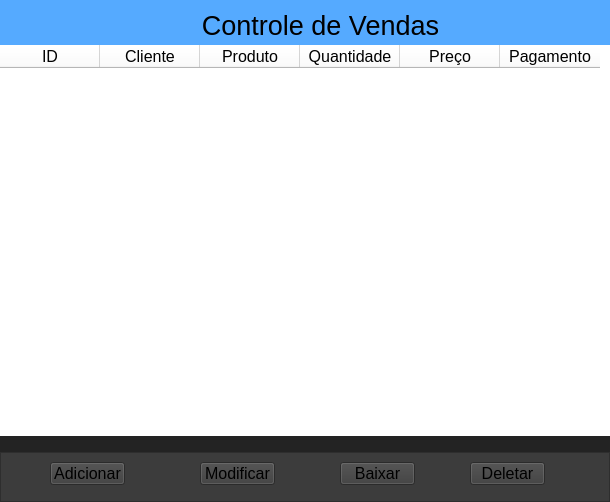
<?xml version="1.0" encoding="UTF-8"?>
<ui version="4.0">
 <class>MainWindow</class>
 <widget class="QMainWindow" name="MainWindow">
  <property name="geometry">
   <rect>
    <x>0</x>
    <y>0</y>
    <width>610</width>
    <height>502</height>
   </rect>
  </property>
  <property name="maximumSize">
   <size>
    <width>610</width>
    <height>550</height>
   </size>
  </property>
  <property name="windowTitle">
   <string>MainWindow</string>
  </property>
  <widget class="QWidget" name="centralwidget">
   <layout class="QVBoxLayout" name="verticalLayout">
    <property name="spacing">
     <number>0</number>
    </property>
    <property name="leftMargin">
     <number>0</number>
    </property>
    <property name="topMargin">
     <number>0</number>
    </property>
    <property name="rightMargin">
     <number>0</number>
    </property>
    <property name="bottomMargin">
     <number>0</number>
    </property>
    <item>
     <widget class="QFrame" name="frame">
      <property name="maximumSize">
       <size>
        <width>16777215</width>
        <height>45</height>
       </size>
      </property>
      <property name="styleSheet">
       <string notr="true">background-color: rgb(85, 170, 255);</string>
      </property>
      <property name="frameShape">
       <enum>QFrame::NoFrame</enum>
      </property>
      <property name="frameShadow">
       <enum>QFrame::Raised</enum>
      </property>
      <widget class="QLabel" name="label">
       <property name="geometry">
        <rect>
         <x>200</x>
         <y>0</y>
         <width>241</width>
         <height>51</height>
        </rect>
       </property>
       <property name="font">
        <font>
         <pointsize>20</pointsize>
        </font>
       </property>
       <property name="styleSheet">
        <string notr="true">color: rgb(0, 0, 0);
background-color: rgb(85, 170, 255);</string>
       </property>
       <property name="text">
        <string>Controle de Vendas</string>
       </property>
       <property name="alignment">
        <set>Qt::AlignCenter</set>
       </property>
      </widget>
     </widget>
    </item>
    <item>
     <widget class="QFrame" name="frame_2">
      <property name="styleSheet">
       <string notr="true">background-color: rgb(15, 15, 15);</string>
      </property>
      <property name="frameShape">
       <enum>QFrame::NoFrame</enum>
      </property>
      <property name="frameShadow">
       <enum>QFrame::Raised</enum>
      </property>
      <layout class="QVBoxLayout" name="verticalLayout_2">
       <property name="spacing">
        <number>0</number>
       </property>
       <property name="leftMargin">
        <number>0</number>
       </property>
       <property name="topMargin">
        <number>0</number>
       </property>
       <property name="rightMargin">
        <number>0</number>
       </property>
       <property name="bottomMargin">
        <number>0</number>
       </property>
       <item>
        <widget class="QFrame" name="frame_3">
         <property name="styleSheet">
          <string notr="true">background-color: rgb(35, 35, 35);</string>
         </property>
         <property name="frameShape">
          <enum>QFrame::NoFrame</enum>
         </property>
         <property name="frameShadow">
          <enum>QFrame::Raised</enum>
         </property>
         <widget class="QTableWidget" name="tableWidget">
          <property name="geometry">
           <rect>
            <x>0</x>
            <y>0</y>
            <width>631</width>
            <height>391</height>
           </rect>
          </property>
          <property name="styleSheet">
           <string notr="true">background-color: rgb(0, 0, 0);
background-color: rgb(255, 255, 255);</string>
          </property>
          <property name="frameShape">
           <enum>QFrame::NoFrame</enum>
          </property>
          <property name="gridStyle">
           <enum>Qt::NoPen</enum>
          </property>
          <column>
           <property name="text">
            <string>ID</string>
           </property>
           <property name="font">
            <font>
             <pointsize>12</pointsize>
             <weight>50</weight>
             <bold>false</bold>
             <kerning>false</kerning>
            </font>
           </property>
           <property name="background">
            <color>
             <red>255</red>
             <green>255</green>
             <blue>255</blue>
            </color>
           </property>
          </column>
          <column>
           <property name="text">
            <string>Cliente</string>
           </property>
           <property name="font">
            <font>
             <pointsize>12</pointsize>
             <weight>50</weight>
             <bold>false</bold>
            </font>
           </property>
          </column>
          <column>
           <property name="text">
            <string>Produto</string>
           </property>
           <property name="font">
            <font>
             <pointsize>12</pointsize>
             <weight>50</weight>
             <bold>false</bold>
            </font>
           </property>
          </column>
          <column>
           <property name="text">
            <string>Quantidade</string>
           </property>
           <property name="font">
            <font>
             <pointsize>12</pointsize>
             <weight>50</weight>
             <bold>false</bold>
            </font>
           </property>
          </column>
          <column>
           <property name="text">
            <string>Preço</string>
           </property>
           <property name="font">
            <font>
             <pointsize>12</pointsize>
             <weight>50</weight>
             <bold>false</bold>
            </font>
           </property>
          </column>
          <column>
           <property name="text">
            <string>Pagamento</string>
           </property>
           <property name="font">
            <font>
             <pointsize>12</pointsize>
             <weight>50</weight>
             <bold>false</bold>
            </font>
           </property>
          </column>
         </widget>
        </widget>
       </item>
       <item>
        <widget class="QFrame" name="frame_5">
         <property name="maximumSize">
          <size>
           <width>16777215</width>
           <height>50</height>
          </size>
         </property>
         <property name="styleSheet">
          <string notr="true">background-color: rgb(60, 60, 60);</string>
         </property>
         <property name="frameShape">
          <enum>QFrame::StyledPanel</enum>
         </property>
         <property name="frameShadow">
          <enum>QFrame::Raised</enum>
         </property>
         <widget class="QPushButton" name="btn_deletar">
          <property name="geometry">
           <rect>
            <x>470</x>
            <y>10</y>
            <width>75</width>
            <height>23</height>
           </rect>
          </property>
          <property name="font">
           <font>
            <pointsize>12</pointsize>
           </font>
          </property>
          <property name="styleSheet">
           <string notr="true">QPushButton:pressed {
border-style: outset;
border-width:2px;
boder radius: 15px;
border color: black;
}</string>
          </property>
          <property name="text">
           <string>Deletar</string>
          </property>
         </widget>
         <widget class="QPushButton" name="btn_baixar">
          <property name="geometry">
           <rect>
            <x>340</x>
            <y>10</y>
            <width>75</width>
            <height>23</height>
           </rect>
          </property>
          <property name="font">
           <font>
            <pointsize>12</pointsize>
           </font>
          </property>
          <property name="styleSheet">
           <string notr="true">QPushButton: {
color: rgb(255, 255, 255);}

QPushButton:pressed {
border-style: outset;
border-width:2px;
boder radius: 15px;
border color: black;
}</string>
          </property>
          <property name="text">
           <string>Baixar</string>
          </property>
         </widget>
         <widget class="QPushButton" name="btn_modificar">
          <property name="geometry">
           <rect>
            <x>200</x>
            <y>10</y>
            <width>75</width>
            <height>23</height>
           </rect>
          </property>
          <property name="font">
           <font>
            <pointsize>12</pointsize>
           </font>
          </property>
          <property name="styleSheet">
           <string notr="true">QPushButton:pressed {
border-style: outset;
border-width:2px;
boder radius: 15px;
border color: black;
}</string>
          </property>
          <property name="text">
           <string>Modificar</string>
          </property>
         </widget>
         <widget class="QPushButton" name="btn_adicionar">
          <property name="geometry">
           <rect>
            <x>50</x>
            <y>10</y>
            <width>75</width>
            <height>23</height>
           </rect>
          </property>
          <property name="font">
           <font>
            <pointsize>12</pointsize>
           </font>
          </property>
          <property name="styleSheet">
           <string notr="true">QPushButton:pressed {
border-style: outset;
border-width:2px;
boder radius: 15px;
border color: black;
}</string>
          </property>
          <property name="text">
           <string>Adicionar</string>
          </property>
         </widget>
        </widget>
       </item>
      </layout>
     </widget>
    </item>
   </layout>
  </widget>
  <widget class="QMenuBar" name="menubar">
   <property name="geometry">
    <rect>
     <x>0</x>
     <y>0</y>
     <width>610</width>
     <height>21</height>
    </rect>
   </property>
  </widget>
 </widget>
 <resources/>
 <connections/>
</ui>
